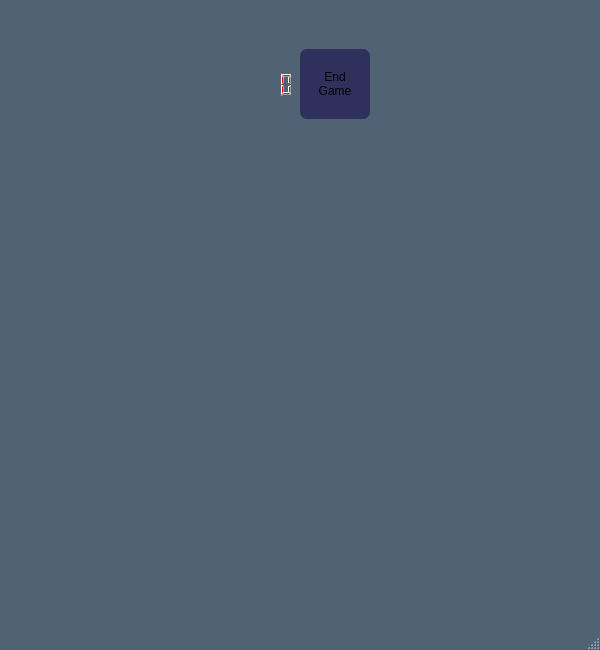
<?xml version="1.0" encoding="UTF-8"?>
<ui version="4.0">
 <class>MainWindow</class>
 <widget class="QMainWindow" name="MainWindow">
  <property name="enabled">
   <bool>true</bool>
  </property>
  <property name="geometry">
   <rect>
    <x>0</x>
    <y>0</y>
    <width>600</width>
    <height>650</height>
   </rect>
  </property>
  <property name="sizePolicy">
   <sizepolicy hsizetype="Ignored" vsizetype="Preferred">
    <horstretch>0</horstretch>
    <verstretch>0</verstretch>
   </sizepolicy>
  </property>
  <property name="minimumSize">
   <size>
    <width>600</width>
    <height>650</height>
   </size>
  </property>
  <property name="maximumSize">
   <size>
    <width>1000000</width>
    <height>1000000</height>
   </size>
  </property>
  <property name="baseSize">
   <size>
    <width>550</width>
    <height>550</height>
   </size>
  </property>
  <property name="windowTitle">
   <string>MainWindow</string>
  </property>
  <property name="styleSheet">
   <string notr="true">QMainWindow
{
	background-color: #516275;
}</string>
  </property>
  <widget class="QWidget" name="centralwidget">
   <layout class="QGridLayout" name="gridLayout">
    <item row="1" column="3">
     <widget class="QPushButton" name="new_game_button">
      <property name="minimumSize">
       <size>
        <width>70</width>
        <height>50</height>
       </size>
      </property>
      <property name="maximumSize">
       <size>
        <width>70</width>
        <height>70</height>
       </size>
      </property>
      <property name="styleSheet">
       <string notr="true">QPushButton
{
	background-color: #30305C;
	border-radius: 7px;
}</string>
      </property>
      <property name="text">
       <string>End
Game</string>
      </property>
     </widget>
    </item>
    <item row="1" column="4">
     <spacer name="horizontalSpacer_2">
      <property name="orientation">
       <enum>Qt::Orientation::Horizontal</enum>
      </property>
      <property name="sizeHint" stdset="0">
       <size>
        <width>40</width>
        <height>20</height>
       </size>
      </property>
     </spacer>
    </item>
    <item row="1" column="1">
     <spacer name="horizontalSpacer">
      <property name="orientation">
       <enum>Qt::Orientation::Horizontal</enum>
      </property>
      <property name="sizeHint" stdset="0">
       <size>
        <width>40</width>
        <height>20</height>
       </size>
      </property>
     </spacer>
    </item>
    <item row="2" column="0">
     <spacer name="horizontalSpacer_3">
      <property name="orientation">
       <enum>Qt::Orientation::Horizontal</enum>
      </property>
      <property name="sizeType">
       <enum>QSizePolicy::Policy::Minimum</enum>
      </property>
      <property name="sizeHint" stdset="0">
       <size>
        <width>40</width>
        <height>20</height>
       </size>
      </property>
     </spacer>
    </item>
    <item row="2" column="1" rowspan="2" colspan="4">
     <widget class="QWidget" name="game_board" native="true">
      <property name="sizePolicy">
       <sizepolicy hsizetype="Fixed" vsizetype="Preferred">
        <horstretch>0</horstretch>
        <verstretch>0</verstretch>
       </sizepolicy>
      </property>
      <property name="maximumSize">
       <size>
        <width>5500</width>
        <height>1000</height>
       </size>
      </property>
     </widget>
    </item>
    <item row="0" column="3">
     <spacer name="verticalSpacer">
      <property name="orientation">
       <enum>Qt::Orientation::Vertical</enum>
      </property>
      <property name="sizeType">
       <enum>QSizePolicy::Policy::Minimum</enum>
      </property>
      <property name="sizeHint" stdset="0">
       <size>
        <width>20</width>
        <height>40</height>
       </size>
      </property>
     </spacer>
    </item>
    <item row="2" column="5">
     <spacer name="horizontalSpacer_4">
      <property name="orientation">
       <enum>Qt::Orientation::Horizontal</enum>
      </property>
      <property name="sizeType">
       <enum>QSizePolicy::Policy::Minimum</enum>
      </property>
      <property name="sizeHint" stdset="0">
       <size>
        <width>40</width>
        <height>20</height>
       </size>
      </property>
     </spacer>
    </item>
    <item row="1" column="2">
     <widget class="QLCDNumber" name="lcdNumber">
      <property name="font">
       <font>
        <pointsize>25</pointsize>
       </font>
      </property>
      <property name="styleSheet">
       <string notr="true">QLCDNumber
{
	font-size: 26;
	border-radius: 5px;
	color: red;
}</string>
      </property>
     </widget>
    </item>
   </layout>
  </widget>
  <widget class="QMenuBar" name="menubar">
   <property name="geometry">
    <rect>
     <x>0</x>
     <y>0</y>
     <width>600</width>
     <height>24</height>
    </rect>
   </property>
  </widget>
  <widget class="QStatusBar" name="statusbar"/>
 </widget>
 <resources/>
 <connections/>
</ui>
